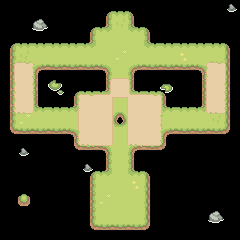

Tiled map render using the project's own tile images. Description and the whole map definition, tile-layer contents included, below:
An orthogonal 15x15 tile map with 16x16 px tiles, 3 tile layers (tiles, dirt, objects), 6 hidden layers not drawn.

<map version="1.9" tiledversion="1.9.2" orientation="orthogonal" renderorder="right-down" width="15" height="15" tilewidth="16" tileheight="16" infinite="0" nextlayerid="10" nextobjectid="1">
 <tileset firstgid="1" source="../graphics/tiles/all_tiles.tsx" />
 <layer id="7" name="background" width="15" height="15" visible="0">
  <data encoding="csv">
69,69,69,69,69,69,69,69,69,69,69,69,69,69,69,
69,69,69,69,69,69,69,0,69,69,69,69,69,69,69,
69,69,69,69,69,69,0,0,0,69,69,69,69,69,69,
69,0,0,0,0,0,0,0,0,0,0,0,0,0,69,
69,0,69,69,69,69,69,0,69,69,69,69,69,0,69,
69,0,69,69,69,69,69,0,69,69,69,69,69,0,69,
69,0,69,69,69,0,0,0,0,0,69,69,69,0,69,
69,0,0,0,0,0,0,69,0,0,0,0,0,0,69,
69,69,69,69,69,0,0,0,0,0,69,69,69,69,69,
69,69,69,69,69,69,69,0,69,69,69,69,69,69,69,
69,69,69,69,69,69,69,0,69,69,69,69,69,69,69,
69,69,69,69,69,69,0,0,0,69,69,69,69,69,69,
69,69,69,69,69,69,0,0,0,69,69,69,69,69,69,
69,69,69,69,69,69,0,0,0,69,69,69,69,69,69,
69,69,69,69,69,69,69,69,69,69,69,69,69,69,69
</data>
 </layer>
 <layer id="1" name="tiles" width="15" height="15">
  <data encoding="csv">
0,0,0,0,0,0,1,2,3,0,0,0,0,0,0,
0,0,0,0,0,1,5,67,6,3,0,0,0,0,0,
1,2,2,2,2,5,18,18,18,6,2,2,2,2,3,
17,67,18,18,18,18,18,65,18,18,18,66,18,18,19,
17,18,22,34,34,34,21,18,22,34,34,34,21,18,19,
17,18,19,0,1,2,5,18,6,2,3,0,17,18,19,
17,18,6,2,5,66,18,18,18,18,6,2,5,18,19,
17,65,18,18,18,18,18,52,18,18,18,18,18,67,19,
33,34,34,34,21,18,18,18,67,18,22,34,34,34,35,
0,0,0,0,33,34,21,18,22,34,35,0,0,0,0,
0,0,0,0,0,1,5,18,6,3,0,0,0,0,0,
0,0,0,0,0,17,18,18,66,19,0,0,0,0,0,
0,0,0,0,0,17,65,18,18,19,0,0,0,0,0,
0,0,0,0,0,17,18,18,18,19,0,0,0,0,0,
0,0,0,0,0,33,34,34,34,35,0,0,0,0,0
</data>
 </layer>
 <layer id="8" name="dirt" width="15" height="15">
  <data encoding="csv">
0,0,0,0,0,0,0,0,0,0,0,0,0,0,0,
0,0,0,0,0,0,0,0,0,0,0,0,0,0,0,
0,0,0,0,0,0,0,0,0,0,0,0,0,0,0,
7,71,9,0,0,0,0,0,0,0,0,0,7,71,9,
23,24,74,0,0,0,7,8,9,0,0,0,72,24,25,
72,24,74,0,7,71,37,24,38,71,9,0,23,24,74,
72,24,25,0,72,24,24,79,24,24,25,0,23,24,74,
39,73,41,0,23,24,24,79,24,24,74,0,39,73,41,
0,0,0,0,72,24,24,79,24,24,74,0,0,0,0,
0,0,0,0,39,73,40,39,73,40,41,0,0,0,0,
0,0,0,0,0,0,0,0,0,0,0,0,0,0,0,
0,0,0,0,0,0,0,0,0,0,0,0,0,0,0,
0,0,0,0,0,0,0,0,0,0,0,0,0,0,0,
0,0,0,0,0,0,0,0,0,0,0,0,0,0,0,
0,0,0,0,0,0,0,0,0,0,0,0,0,0,0
</data>
 </layer>
 <layer id="9" name="objects" width="15" height="15">
  <data encoding="csv">
0,0,0,0,0,0,0,0,0,0,0,0,0,0,32,
0,0,16,0,0,0,0,0,0,0,0,0,0,0,0,
0,0,0,0,0,0,0,0,0,0,0,0,0,0,0,
0,0,0,0,0,0,0,0,0,0,0,0,0,0,0,
0,0,0,0,0,0,0,0,0,0,0,0,0,0,0,
0,0,0,64,0,0,0,0,0,0,48,0,0,0,0,
0,0,0,0,0,0,0,40,0,0,0,0,0,0,0,
0,0,0,0,0,0,0,0,0,0,0,0,0,0,0,
0,0,0,0,0,0,0,0,0,0,0,0,0,0,0,
0,32,0,0,0,0,0,41,0,0,0,0,0,0,0,
0,0,0,0,0,32,0,0,0,0,0,0,0,0,0,
0,0,0,0,0,0,0,0,0,0,0,0,0,0,0,
0,63,0,0,0,0,0,0,0,0,0,0,0,0,0,
0,0,0,0,0,0,0,0,0,0,0,0,0,16,0,
0,0,0,0,0,0,0,0,0,0,0,0,0,0,0
</data>
 </layer>
 <layer id="6" name="traps" width="15" height="15" visible="0">
  <data encoding="csv">
0,0,0,0,0,0,0,0,0,0,0,0,0,0,0,
0,0,0,0,0,0,0,0,0,0,0,0,0,0,0,
0,0,0,0,0,0,0,0,0,0,0,0,0,0,0,
0,70,0,0,0,0,0,0,0,0,0,0,0,70,0,
0,0,0,0,0,0,0,70,0,0,0,0,0,0,0,
0,0,0,0,0,0,0,0,0,0,0,0,0,0,0,
0,0,0,0,0,0,0,70,0,0,0,0,0,0,0,
0,70,0,0,0,0,0,0,0,0,0,0,0,70,0,
0,0,0,0,0,0,0,70,0,0,0,0,0,0,0,
0,0,0,0,0,0,0,0,0,0,0,0,0,0,0,
0,0,0,0,0,0,0,0,0,0,0,0,0,0,0,
0,0,0,0,0,0,0,0,0,0,0,0,0,0,0,
0,0,0,0,0,0,0,0,0,0,0,0,0,0,0,
0,0,0,0,0,0,0,0,0,0,0,0,0,0,0,
0,0,0,0,0,0,0,0,0,0,0,0,0,0,0
</data>
 </layer>
 <layer id="5" name="spawn_point" width="15" height="15" visible="0">
  <data encoding="csv">
0,0,0,0,0,0,0,0,0,0,0,0,0,0,0,
0,0,0,0,0,0,0,0,0,0,0,0,0,0,0,
0,0,0,0,0,0,0,0,0,0,0,0,0,0,0,
0,0,0,0,0,0,0,0,0,0,0,0,0,0,0,
0,0,0,0,0,0,0,0,0,0,0,0,0,0,0,
0,0,0,0,0,0,0,0,0,0,0,0,0,0,0,
0,0,0,0,0,0,0,0,0,0,0,0,0,0,0,
0,0,0,0,0,0,0,0,0,0,0,0,0,0,0,
0,0,0,0,0,0,0,0,0,0,0,0,0,0,0,
0,0,0,0,0,0,0,0,0,0,0,0,0,0,0,
0,0,0,0,0,0,0,0,0,0,0,0,0,0,0,
0,0,0,0,0,0,0,0,0,0,0,0,0,0,0,
0,0,0,0,0,0,0,70,0,0,0,0,0,0,0,
0,0,0,0,0,0,0,0,0,0,0,0,0,0,0,
0,0,0,0,0,0,0,0,0,0,0,0,0,0,0
</data>
 </layer>
 <layer id="3" name="exit_point" width="15" height="15" visible="0">
  <data encoding="csv">
0,0,0,0,0,0,0,0,0,0,0,0,0,0,0,
0,0,0,0,0,0,0,0,0,0,0,0,0,0,0,
0,0,0,0,0,0,0,70,0,0,0,0,0,0,0,
0,0,0,0,0,0,0,0,0,0,0,0,0,0,0,
0,0,0,0,0,0,0,0,0,0,0,0,0,0,0,
0,0,0,0,0,0,0,0,0,0,0,0,0,0,0,
0,0,0,0,0,0,0,0,0,0,0,0,0,0,0,
0,0,0,0,0,0,0,0,0,0,0,0,0,0,0,
0,0,0,0,0,0,0,0,0,0,0,0,0,0,0,
0,0,0,0,0,0,0,0,0,0,0,0,0,0,0,
0,0,0,0,0,0,0,0,0,0,0,0,0,0,0,
0,0,0,0,0,0,0,0,0,0,0,0,0,0,0,
0,0,0,0,0,0,0,0,0,0,0,0,0,0,0,
0,0,0,0,0,0,0,0,0,0,0,0,0,0,0,
0,0,0,0,0,0,0,0,0,0,0,0,0,0,0
</data>
 </layer>
 <layer id="4" name="carrots" width="15" height="15" visible="0">
  <data encoding="csv">
0,0,0,0,0,0,0,0,0,0,0,0,0,0,0,
0,0,0,0,0,0,0,0,0,0,0,0,0,0,0,
0,0,0,0,0,0,0,0,0,0,0,0,0,0,0,
0,0,0,0,0,0,0,0,0,0,0,0,0,0,0,
0,70,0,0,0,0,0,0,0,0,0,0,0,70,0,
0,70,0,0,0,0,0,70,0,0,0,0,0,70,0,
0,70,0,0,0,70,70,0,70,70,0,0,0,70,0,
0,0,0,0,0,70,70,0,70,70,0,0,0,0,0,
0,0,0,0,0,70,70,0,70,70,0,0,0,0,0,
0,0,0,0,0,0,0,0,0,0,0,0,0,0,0,
0,0,0,0,0,0,0,0,0,0,0,0,0,0,0,
0,0,0,0,0,0,0,0,0,0,0,0,0,0,0,
0,0,0,0,0,0,0,0,0,0,0,0,0,0,0,
0,0,0,0,0,0,0,0,0,0,0,0,0,0,0,
0,0,0,0,0,0,0,0,0,0,0,0,0,0,0
</data>
 </layer>
 <layer id="2" name="border" width="15" height="15" visible="0">
  <data encoding="csv">
0,0,0,0,0,0,68,68,68,0,0,0,0,0,0,
0,0,0,0,0,68,68,0,68,68,0,0,0,0,0,
68,68,68,68,68,68,0,0,0,68,68,68,68,68,68,
68,0,0,0,0,0,0,0,0,0,0,0,0,0,68,
68,0,68,68,68,68,68,0,68,68,68,68,68,0,68,
68,0,68,68,68,68,68,0,68,68,68,68,68,0,68,
68,0,68,68,68,0,0,0,0,0,68,68,68,0,68,
68,0,0,0,0,0,0,68,0,0,0,0,0,0,68,
68,68,68,68,68,0,0,0,0,0,68,68,68,68,68,
0,0,0,0,68,68,68,0,68,68,68,0,0,0,0,
0,0,0,0,0,68,68,0,68,68,0,0,0,0,0,
0,0,0,0,0,68,0,0,0,68,0,0,0,0,0,
0,0,0,0,0,68,0,0,0,68,0,0,0,0,0,
0,0,0,0,0,68,0,0,0,68,0,0,0,0,0,
0,0,0,0,0,68,68,68,68,68,0,0,0,0,0
</data>
 </layer>
</map>